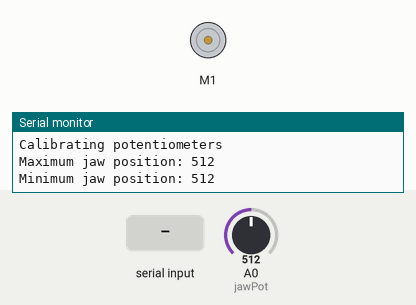
This sketch was run on a simulated Arduino Uno, built with avr-gcc and run on an emulated ATmega328P. On the bench: DC motor (green arrow = forward, orange = backward, longer = faster), the last lines printed to the serial monitor. The inputs (shaded band) are chosen by the test bench; at power-on: A0 (jawPot) = 512.

Above: at 3.3 s.
3.4 s: "90,45\n" received over Serial
At 5.0 s:
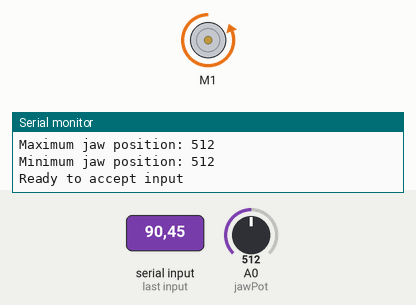
5.9 s: A0 (jawPot) set to 95
7.4 s: A0 (jawPot) set to 82
At 8.3 s:
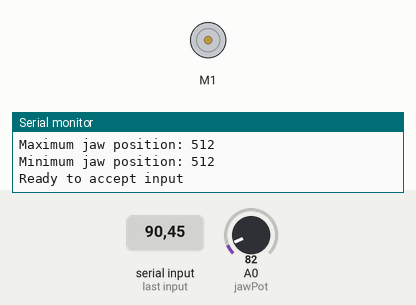
8.9 s: "30,150\n" received over Serial
At 10.4 s:
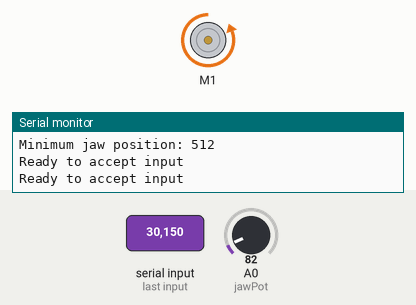
Timing chart, 0 to 11.9 s (numbered marks = the images above; inputs shaded):
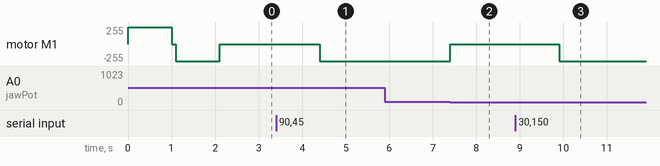

Measured:
- the behaviour switches between 91 and 90 on A0 (jawPot) (found by bisection; images 1 and 2)
- after the input at 3.4 s, motor M1: stopped → backward 255/255 after 1.0 s
- after the input at 5.9 s, every drawn part: stays the same
- after the input at 7.4 s, motor M1: backward 255/255 → stopped at once
- after the input at 8.9 s, motor M1: stopped → backward 255/255 after 1.0 s

The sketch:

jawTest.ino
```cpp
#include <Adafruit_MotorShield.h>

Adafruit_MotorShield AFMS = Adafruit_MotorShield();

Adafruit_DCMotor *jawMotor = AFMS.getMotor(1);

int jawPot = 0;
int maxJaw;
int minJaw;

void setup() {
  // put your setup code here, to run once:
  Serial.begin(9600);
  Serial.println("Creepy face control software");
  Serial.println("Calibrating potentiometers");
  AFMS.begin();
  jawMotor->setSpeed(255);
  jawMotor->run(FORWARD);
  delay(1000);
  maxJaw = analogRead(jawPot);
  Serial.println("Maximum jaw position: " + String(maxJaw));
  jawMotor->run(RELEASE);
  delay(100);
  jawMotor->run(BACKWARD);
  delay(1000);
  minJaw = analogRead(jawPot);
  Serial.println("Minimum jaw position: " + String(minJaw));
  jawMotor->run(RELEASE);
}

void loop() {
  // put your main code here, to run repeatedly:
  if (Serial.available() > 0)
  {
    Serial.println("Ready to accept input");
    int currentVal = analogRead(jawPot);
    int targetVal = Serial.readString().toInt();
    if (targetVal < currentVal)
    {
      jawMotor->setSpeed(255);
      jawMotor->run(BACKWARD);
      while (true)
      {
        currentVal = analogRead(jawPot);
        if (currentVal <= targetVal)
        {
          jawMotor->run(RELEASE);
          break;
        }
      }
    }
    else if(targetVal > currentVal)
    {
      jawMotor->setSpeed(255);
      jawMotor->run(FORWARD);
      while (true)
      {
        currentVal = analogRead(jawPot);
        if (currentVal >= targetVal)
        {
          jawMotor->run(RELEASE);
          break;
        }
      }
    }
  }
}
```
